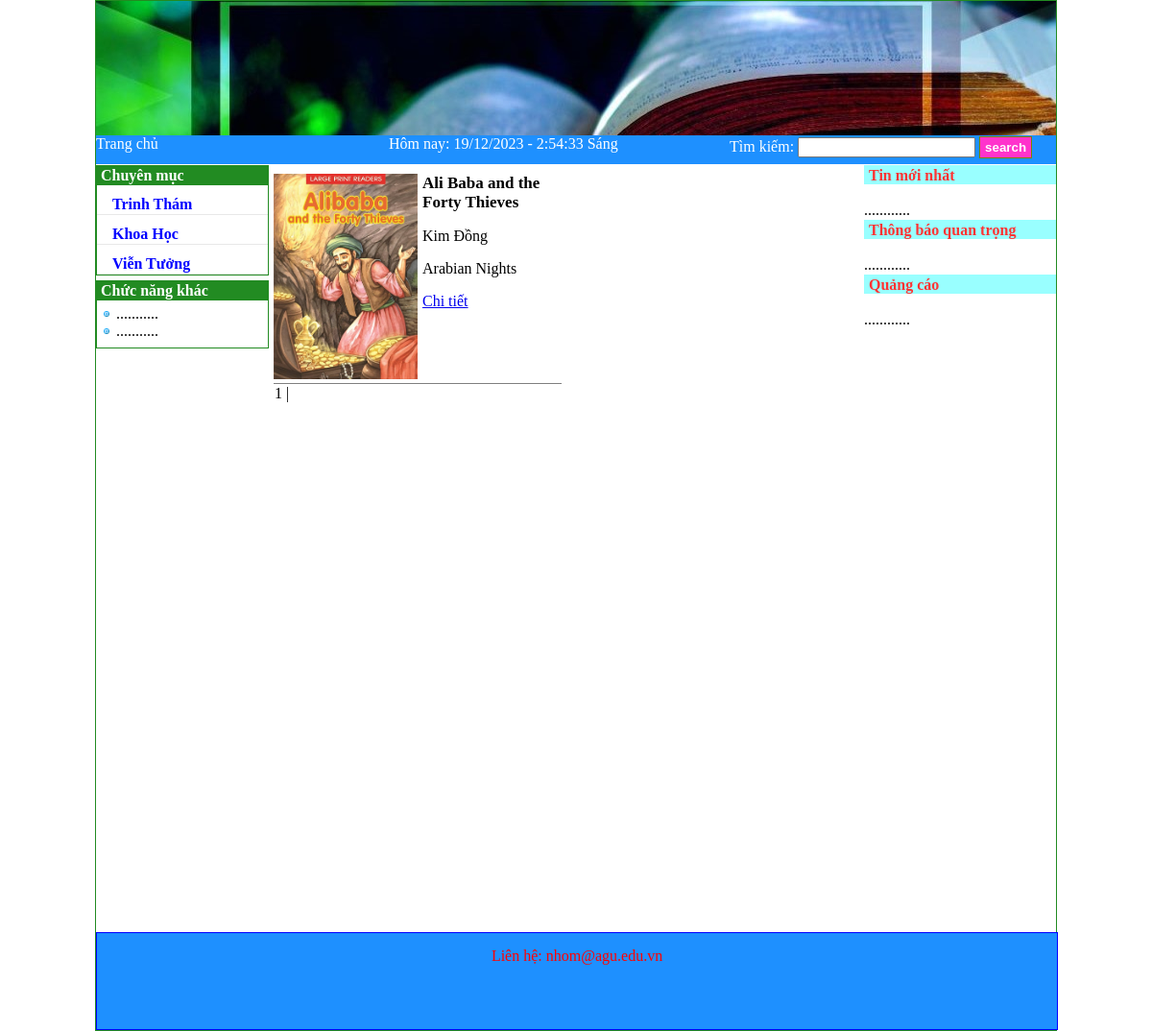
The page /DocSach/index.php?do=sach_chude&id=4 on the database its author committed.
### tables this page shows
CREATE TABLE `theloai` (
  `matheloai` int(11) NOT NULL,
  `tentheloai` text NOT NULL
);

CREATE TABLE `sach` (
  `masach` int(11) NOT NULL,
  `tensach` text NOT NULL,
  `tentacgia` text NOT NULL,
  `matheloai` int(11) NOT NULL,
  `nhaxuatban` text NOT NULL,
  `NgayDang` datetime NOT NULL,
  `hinhanh` text NOT NULL,
  `kiemduyet` tinyint(4) NOT NULL,
  `manguoidung` int(11) NOT NULL,
  `luotxem` int(11) NOT NULL
);

### DocSach/index.php (the view, shortened to what this page needs)
<?php
	include_once "cauhinh.php";
?>
<!DOCTYPE html>
<html>
	<head>
		<link rel="stylesheet" type="text/css" href="css/style.css" />
	</head>
	<body onload="htGio()">
		<div id="TrangWeb">
			<div id="PhanDau">
			</div>
			<div id="PhanMenu1">
				<a class = "menu" href="index.php?do=home">Trang chủ</a>
			</div>
			<div id="PhanMenu2">
			</div>
			<div id="PhanMenu3">
				<form action="index.php?do=search_xuly" method="post">
					Tìm kiếm: <input type="text" name="search" />
					<input type="submit" name="ok" value="search" />
				</form>
			</div>
			<div id="PhanGiua">
				<div id="BenTrai">
				<h3>Chuyên mục</h3>
					<?php
						$sql = "SELECT * FROM `theloai` WHERE 1";
						$danhsach = $connect->query($sql);
					?>
					<div id="menudung">
					  <ul>
							<?php
								while ($row = $danhsach->fetch_array(MYSQLI_ASSOC))
								{
    								echo "<li><a href='index.php?do=sach_chude&id=" . $row['matheloai'] . "'>" . $row['tentheloai'] . "</a></li>";
  								}
							?>
					   </ul>
					</div>
					<h3>Chức năng khác</h3>
					<ul>
						<li>...........</li>
						<li>...........</li>
					</ul>
				</div>
				<div id="Giua" style="height:800px;">
					<?php
						$do = isset($_GET['do']) ? $_GET['do'] : "home";
						include $do . ".php";
					?>
				</div>
				<div id="BenPhai">
					<h3>Tin mới nhất</h3>
					<br>............
					<h3>Thông báo quan trọng</h3>
					<br>............
					<h3>Quảng cáo</h3>
					<br>............
			</div>
			<div id="PhanCuoi">
				<div class="lienhe">Liên hệ: nhom@agu.edu.vn </div>
			</div>
		</div>
	</body>
</html>

### DocSach/sach_chude.php (shortened to what this page needs)
<table border="0" cellspacing="0" width="595" align="left" valign="top">
<?php
$cd = $_GET["id"];
		$sql1 = "select count(masach) as total from sach where matheloai= '" .$cd."' ";
		$danhsach = $connect->query($sql1);
		$row1 = $danhsach->fetch_array(MYSQLI_ASSOC);
        $total_records = $row1['total'];
        $current_page = isset($_GET['page']) ? $_GET['page'] : 1;
        $limit = 2;
        $total_page = ceil($total_records / $limit);
        $start = ($current_page - 1) * $limit;
        $sql2 =  "select * from sach where matheloai='" . $cd . "' ORDER by `NgayDang` DESC  LIMIT $start, $limit";
		$danhsach = $connect->query($sql2);
	while ($row = $danhsach->fetch_array(MYSQLI_ASSOC))
	{
		if($row['kiemduyet'] == 1){
            echo    "<div class=\"sach\" style='float:left; width: 300px;margin-top:10px;border-bottom:thin solid gray;'>";
            echo    "<div class=\"hinhanh\" style='width: 150px; float:left;'><img width=\"150px\" src=" . $row["hinhanh"] . "></br></div>";
            echo    "<div class=\"thongtinsach\" style='width: 140px; float:left;margin-left:5px'>";
            echo    "<p style='margin-top:0;'><a class=\"tieude\" style='text-decoration:none;font-weight:bold;color:black;font-size:17px;'
            href='index.php?do=sach_chitiet&id=" . $row['masach'] . "'>" . $row['tensach'] . "</a></p>";
            echo    "<p class=\"ngay\">" . $row["nhaxuatban"] . "</p>";
            echo    "<p align=\"justify\">" . $row["tentacgia"] . "</p>";
            echo    "<p  align=\"left\">
                    <a href='index.php?do=sach_chitiet&id=" . $row['masach'] . "'>Chi tiết</a></p>";
            echo "</div>";
            echo "</div>";
        }
	}
?>
	<tr>
	<td>
	<?php
            for ($i = 1; $i <= $total_page; $i++){
                if ($i == $current_page){
                    echo '<span>'.$i.'</span> | ';
                }
                else{
                    echo '<a href="index.php?do=sach_chude&id= '. $cd . ' &  page='.$i.'">'.$i.'</a> | ';
                }
            }
           ?>
		   </td>
        </tr>
</table>

### DocSach/css/style.css (style rules this page uses)
body { margin: 0; }
#TrangWeb { width: 1000px; margin: 0 auto; border: 1px solid #228B22; }
#PhanDau { width: 1000px; height: 140px; background: url(../images/wp46502891.jpg); text-align:right; vertical-align: middle; color:red; font-size: 16px; font-weight:bold; }
#PhanMenu1 { width: 305px; height: 30px; color: white; float:left; background: #1e90ff; }
.lienhe { text-align:center; vertical-align: middle; color:red; font-size: 16px; padding-top: 15px; }
#PhanMenu2 { width: 355px; height: 30px; color: white; float:left; text-align:left; vertical-align: middle; background: #1e90ff; font-size: 16px; }
#PhanMenu3 { width: 340px; height: 30px; color: white; float:right; background: #1e90ff; }
a.menu { text-decoration:none; text-align: center; color:white; font-size: 16px; }
#PhanGiua { width: 1000px; }
#BenTrai { width: 180px; float: left; }
#BenTrai h3 { font-size: 16px; padding: 2px 0 0 5px; margin-bottom: 0; margin-top: 1px; background-color: #228B22; color: #ffffff; }
#BenTrai ul { list-style-image: url(../images/li.gif); margin-left: 0; margin-top: 0; margin-bottom: 5px; padding-left: 20px; padding-top: 5px; padding-bottom: 8px; border: 1px solid #228B22; }
#BenTrai ul li a { text-decoration: none; color: #0000ff; }
#Giua { width: 600px; height: 800px; float: left; margin-left: 5px; }
#BenPhai { width: 200px; float: right; }
#BenPhai h3 { font-size: 16px; padding: 2px 0 0 5px; margin-bottom: 0; margin-top: 1px; background-color: #99FFFF; color: #FF3333; }
#PhanCuoi { width: 1000px; clear: both; height: 100px; background: #1e90ff; text-align:center; vertical-align: middle; color:red; font-size: 12px; border: 1px solid blue; margin-top: 10px; }
input[type=submit] { margin-top: 1px; border: 1px solid #808000; padding: 3px 5px 3px 5px; background-color: #FF33CC; color:white; font-weight:bold; }
#menudung ul { background: white; width: 178px; padding: 0; list-style: none; text-align: left; }
#menudung li { width: auto; height: 30px; line-height: 40px; border-bottom: 1px solid #e8e8e8; padding: 0 1em; }
#menudung li a { text-decoration: none; color: #333; font-weight: bold; display: block; }
#menudung ul li { position: relative; font-size:12pt; }

### rows shown on the page
theloai: tentheloai "Trinh Thám"
theloai: tentheloai "Khoa Học"
theloai: tentheloai "Viễn Tưởng"
sach: hinhanh (picture), tensach "Ali Baba and the Forty Thieves", nhaxuatban "Kim Đồng", tentacgia "Arabian Nights"
